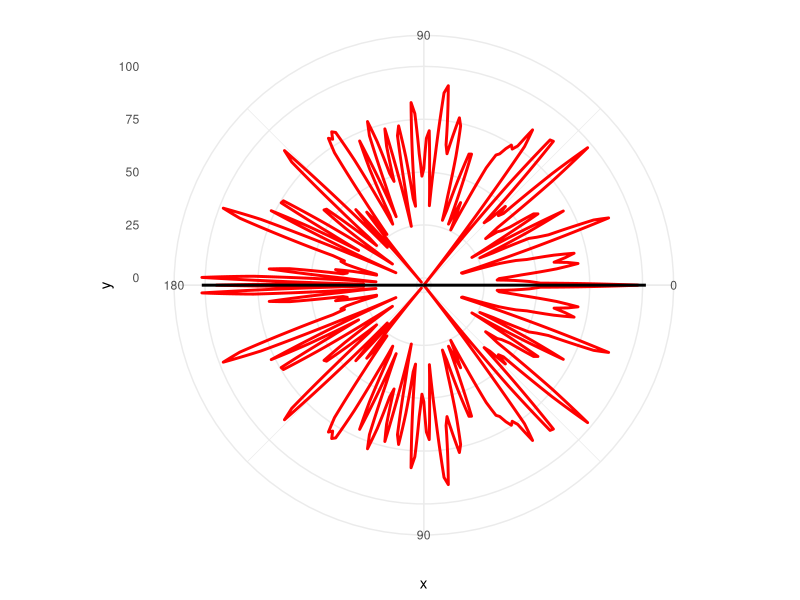
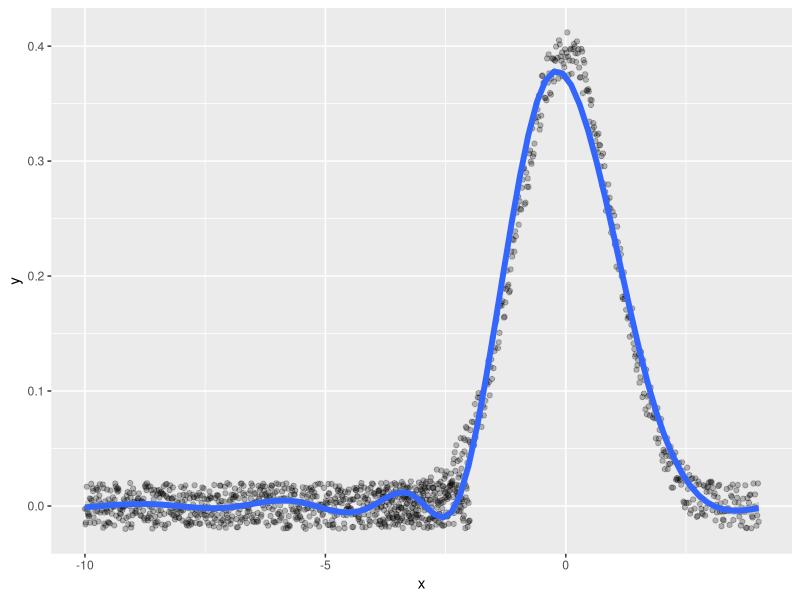

The R source for these figures, in order:

library(tidyverse)

# Seth --------------------------------------------------------------------

dat <- tibble(
  x = 0:180,
  y = sample(1:100, 181, T)
) %>%
  mutate(y = smooth.spline(y, df = 100)$y)

bind_rows(dat, mutate(dat, x = rev(x) + 180)) %>%
  ggplot(aes(x = x, y = y)) +
  geom_line(color = "red", size = 1) +
  geom_vline(xintercept = c(0, 180), size = 1) +
  coord_polar(start = pi / 2) +
  scale_x_continuous(
    breaks = c(0, 90, 180, 270),
    limits = c(0, 360), labels = c(0, 90, 180, 90)
  ) +
  theme_minimal()


# Gaussian ----------------------------------------------------------------

hist <- tibble(y = rnorm(10000)) %>%
  ggplot(aes(y)) +
  geom_density()

dat <- ggplot_build(hist)$data[[1]] %>%
  tibble() %>%
  select(x, y) %>%
  bind_rows(tibble(x = seq(to = -2, from = -10, by = .01), y = 0)) %>%
  mutate(y = jitter(y, 1000))

dat %>%
  ggplot(aes(x, y)) +
  geom_point(alpha = .25) +
  geom_smooth(method = "gam", size = 2)
